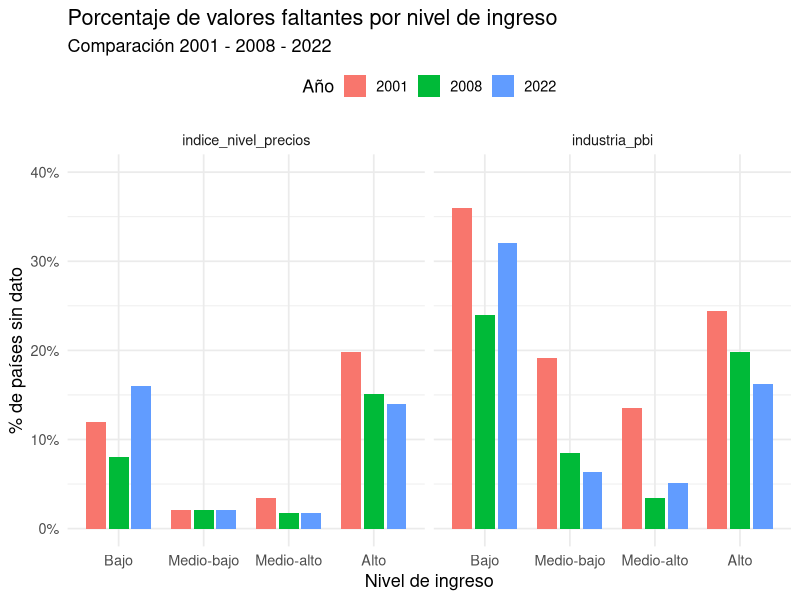

This chart was generated by the following R code: (Note: this script raises an error after producing the figure.)
#Script Graficos

# install.packages("scales")

library(readxl)
library(ggplot2)
library(tidyverse)
library(scales)

rm(list = ls())

wdi_limpio <- read.csv("output/data/wdi_limpio.csv")

wdi2 <- read.csv("output/data/wdi2.csv")

wdi_final <- read.csv("output/data/wdi_final.csv")

wdi_analisis <- wdi2 |> 
  filter(!is.na(industria_pbi))





wdi_2001 <- wdi2 |>
  filter(anio == 2001)
wdi_2008 <- wdi2 |>
  filter(anio == 2008)
wdi_2022<- wdi2 |>
  filter(anio == 2022)




#Tabla de variables faltantes por ingreso 
na_por_ingreso <- wdi2 |>
  group_by(ingreso2, anio) |>
  summarise(
    n = n(),
    na_industria_pbi = sum(is.na(industria_pbi)),
    pct_na_ind = na_industria_pbi / n,
    na_price_level = sum(is.na(indice_nivel_precios)),
    pct_na_price_level = na_price_level / n,
    .groups = "drop")

# Pasar a formato largo: una fila por ingreso-año-variable
#Creo la variable ingreso2, que contiene menos palabras para que el grafico quede bien
#La forma anterior esta al final del script pero creo que queda muy cargado de "ingreso" 
na_largo <- na_por_ingreso |>
  select(ingreso2, anio, pct_na_ind, pct_na_price_level) |>
  pivot_longer(
    cols = c(pct_na_ind, pct_na_price_level),
    names_to = "variable",
    values_to = "pct_na") |>
  mutate(variable = recode(variable,
                           pct_na_ind = "industria_pbi",
                           pct_na_price_level = "indice_nivel_precios"), 
         anio = factor(anio))

#Grafico datos faltantes por ingreso
grafico1 <- ggplot(na_largo, aes(x = ingreso2, y = pct_na, fill = anio)) +
  geom_col(position = position_dodge(width = 0.8), width = 0.7) +
  facet_wrap(~variable) +
  scale_x_discrete(limits = c("Bajo", "Medio-bajo", "Medio-alto", "Alto")) +
  scale_y_continuous(
    labels = scales::percent,
    limits = c(0, 0.4),
    breaks = seq(0, 1, 0.1)
  ) +
  labs(
    title = "Porcentaje de valores faltantes por nivel de ingreso",
    subtitle = "Comparación 2001 - 2008 - 2022",
    x = "Nivel de ingreso",
    y = "% de países sin dato",
    fill = "Año"
  ) +
  theme_minimal(base_size = 13) +
  theme(legend.position = "top")

print(grafico1)

ggsave(file.path("output/graficos", "datos_faltanes_ingreso.png"), 
       plot = grafico1, width = 12, height = 7, units = "in", dpi = 300)




#Grafico distribucion industria
grafico2 <- ggplot(wdi_analisis, aes(x = industria_pbi)) +
  geom_histogram(bins = 30, fill = "steelblue", color = "black", alpha = 0.8) +
  facet_wrap(~ anio, ncol = 1) + # Separa el gráfico por año
  labs(title = "Distribución global de la participación industrial",
       subtitle = "Frecuencia de países según el peso de su industria en el PBI",
       x = "Industria (% del PBI)", 
       y = "Cantidad de países") +
  theme_minimal()
print(grafico2)

ggsave(file.path("output/graficos", "histograma_industria.png"), plot = grafico2)


#Graficos plots industria_pbi y nivel de precios para 2001
#Plot 
#Correr de 90 a 103 para guardar en la carpeta graficos)
# png("output/graficos/plot_2001.png", width = 8, height = 6, units = "in", res = 300)

grafico3 <- plot(
  wdi_2001$indice_nivel_precios, wdi_2001$industria_pbi,
  pch = 19, col = rgb(0.2, 0.4, 0.7, 0.6),
  main = "Relacion entre industria y el nivel de precios (2001)",
  ylab = "% industria en el PBI",
  xlab = "Indice de nivel de precios"
)
grafico3 <- abline(lm(industria_pbi ~ indice_nivel_precios, data = wdi_2001), col = "darkred", lwd = 2)
r <- cor(wdi_2001$industria_pbi, wdi_2001$indice_nivel_precios, use = "complete.obs")
grafico3 <- legend("topleft", legend = paste("r =", round(r, 2)), bty = "n")

# dev.off()


#Graficos plots industria_pbi y nivel de precios para 2008

# png("output/graficos/plot_2008.png", width = 8, height = 6, units = "in", res = 300)

grafico3.1 <- plot(
  wdi_2008$indice_nivel_precios, wdi_2008$industria_pbi,
  pch = 19, col = rgb(0.2, 0.4, 0.7, 0.6),
  main = "Relacion entre industria y el nivel de precios (2008)",
  ylab = "% industria en el PBI",
  xlab = "Indice de nivel de precios"
)
grafico3.1 <- abline(lm(industria_pbi ~ indice_nivel_precios, data = wdi_2008), col = "darkred", lwd = 2)
r.1 <- cor(wdi_2008$industria_pbi, wdi_2008$indice_nivel_precios, use = "complete.obs")
grafico3.1 <- legend("topleft", legend = paste("r.1 =", round(r.1, 2)), bty = "n")

# dev.off()

#Plots industria_pbi y nivel de precios para 2008

# png("output/graficos/plot_2022.png", width = 8, height = 6, units = "in", res = 300)

grafico3.2 <- plot(
  wdi_2022$indice_nivel_precios, wdi_2022$industria_pbi,
  pch = 19, col = rgb(0.2, 0.4, 0.7, 0.6),
  main = "Relacion entre industria y el nivel de precios (2022)",
  ylab = "% industria en el PBI",
  xlab = "Indice de nivel de precios"
)
grafico3.2 <- abline(lm(industria_pbi ~ indice_nivel_precios, data = wdi_2022), col = "darkred", lwd = 2)
r.2 <- cor(wdi_2022$industria_pbi, wdi_2022$indice_nivel_precios, use = "complete.obs")
grafico3.2 <- legend("topleft", legend = paste("r.2 =", round(r.2, 2)), bty = "n")

# dev.off()





wdi_mediana <- wdi_limpio |> 
  filter(anio %in% 2001:2022)

wdi_latam <- wdi_mediana |> 
  filter(region == "Latin America & Caribbean") |> 
  select(anio, region, indice_nivel_precios)


wdi_asia <- wdi_mediana |> 
  filter(region == "East Asia & Pacific") |> 
  select(anio, region, indice_nivel_precios)

wdi_china <- wdi_mediana |>
  filter(pais == "China",
         anio %in% 2001:2022) |>
  mutate(region = "China") 

wdi_comparativo <- bind_rows(wdi_latam, wdi_asia, wdi_china)

medianas_evolucion <- wdi_comparativo |>
  group_by(anio, region) |>
  summarize(mediana_precios = median(indice_nivel_precios, na.rm = TRUE), 
    .groups = "drop")

grafico4 <- ggplot(medianas_evolucion, aes(x = anio, y = mediana_precios, color = region)) +
  geom_line(linewidth = 1.2) +
  geom_point(size = 2.5) +
  scale_color_manual(values = c("Latin America & Caribbean" = "#D9534F", 
                                "East Asia & Pacific" = "#5BC0DE",
                                "China" = "#27F52A")) +
  scale_x_continuous(limits = c(2001, 2022), breaks = seq(2001, 2022, by = 3)) +
  labs(
    title = "Evolución del Índice de Nivel de Precios (Medianas)",
    subtitle = "América Latina vs. Este de Asia y el Pacífico",
    x = "Año",
    y = "Índice de Nivel de Precios (Mediana)",
    color = "Región"
  ) +
  theme_minimal() +
  theme(
    legend.position = "bottom",
    plot.title = element_text(face = "bold")
  )

print(grafico4)

ggsave(file.path("output/graficos", "Evolucion_Indice_nivel_precios.png"), plot = grafico4)

cor(wdi_2001$industria_pbi, wdi_2001$indice_nivel_precios,
    use = "complete.obs")

# cor.test() agrega el test de significatividad y el intervalo de confianza
cor.test(wdi_2001$industria_pbi, wdi_2001$indice_nivel_precios)
#La correlacion es significativa al 1%









alta  <- wdi_2001$industria_pbi[wdi_2001$region == "East Asia & Pacific"]
baja  <- wdi_2001$industria_pbi[wdi_2001$region %in% c("Latin America & Caribbean", "")]

# png("output/graficos/histograma_industria_regiones_2001.png", width = 8, height = 6, units = "in", res = 300)

hist(baja, breaks = 15, col = rgb(1, 0, 0, 0.5), border = "white",
     xlim = c(0, 100), ylim = c(0, 12),
     main = "2001",
     xlab = "% industria en el PBI", ylab = "Cantidad de países")
hist(alta, breaks = 15, col = rgb(0, 0, 1, 0.5), border = "white", add = TRUE)

# dev.off()





alta1  <- wdi_2008$industria_pbi[wdi_2008$region == "East Asia & Pacific"]
baja1  <- wdi_2008$industria_pbi[wdi_2008$region %in% c("Latin America & Caribbean", "")]

# png("output/graficos/histograma_industria_regiones_2008.png", width = 8, height = 6, units = "in", res = 300)

hist(baja1, breaks = 15, col = rgb(1, 0, 0, 0.5), border = "white",
     xlim = c(0, 100), ylim = c(0, 12),
     main = "2008",
     xlab = "% industria en el PBI", ylab = "Cantidad de países")
hist(alta1, breaks = 15, col = rgb(0, 0, 1, 0.5), border = "white", add = TRUE)

# dev.off()


alta2  <- wdi_2022$industria_pbi[wdi_2022$region == "East Asia & Pacific"]
baja2  <- wdi_2022$industria_pbi[wdi_2022$region %in% c("Latin America & Caribbean", "")]

# png("output/graficos/histograma_industria_regiones_2022.png", width = 8, height = 6, units = "in", res = 300)

hist(baja2, breaks = 15, col = rgb(1, 0, 0, 0.5), border = "white",
     xlim = c(0, 100), ylim = c(0, 12),
     main = "2022",
     xlab = "% industria en el PBI", ylab = "Cantidad de países")
hist(alta2, breaks = 15, col = rgb(0, 0, 1, 0.5), border = "white", add = TRUE)

# dev.off()




variables <- c(
  "crecimiento_industria",
  "industria_pbi",
  "tipo_cambio_real_efectivo",
  "indice_nivel_precios",
  "empleo_industrial",
  "exportacion_manufactura",
  "gasto_gobierno_pbi",
  "gastos_totales_gob_pbi",
  "valor_agregado_trabajador",
  "ahorro_bruto_pbi",
  "credito_privado_pbi",
  "recursos_naturales",
  "pbi_per_capita",
  "pbi_millones",
  "ingreso2",
  "poblacion_mill")

variables <- intersect(variables, names(wdi2))

if (nrow(wdi2) == 0 || length(variables) == 0) {
  stop("No hay observaciones o variables disponibles.")
}

faltantes <- wdi2 %>%
  group_by(anio) %>%
  summarise(
    across(all_of(variables), ~sum(is.na(.x))),
    .groups = "drop") %>%
  pivot_longer(
    cols = -anio,
    names_to = "variable",
    values_to = "n_faltantes") %>%
  complete(
    variable = variables,
    fill = list(n_faltantes = 0)) %>%
  mutate(
    porcentaje = 100 * n_faltantes / nrow(wdi2))

totales <- faltantes %>%
  group_by(variable) %>%
  summarise(
    porcentaje_total = sum(porcentaje),
    .groups = "drop") %>%
  filter(porcentaje_total > 0) %>%
  arrange(porcentaje_total)

grafico_df <- faltantes %>%
  semi_join(totales, by = "variable") %>%
  mutate(
    variable = factor(variable, levels = totales$variable))

totales <- totales %>%
  mutate(variable = factor(variable, levels = variable))



grafico5 <-  ggplot(
  grafico_df,
  aes(x = porcentaje, y = variable, fill = factor(anio))) +
  geom_col(
    position = position_stack(reverse = TRUE),
    width = 0.7,
    color = "white",
    linewidth = 0.4) +
  geom_text(
    aes(label = ifelse(
      porcentaje >= 3,
      paste0(round(porcentaje, 1), "%"),"")),
    position = position_stack(
      vjust = 0.5,
      reverse = TRUE),
    size = 3.2) +
    geom_text(
    data = totales,
    aes(
      x = porcentaje_total,
      y = variable,
      label = paste0(round(porcentaje_total, 1), "%")),
    inherit.aes = FALSE,
    hjust = -0.2,
    size = 3.5) +
  scale_fill_manual(
    values = c(
      "2001" = "#FFE89C",
      "2008" = "#A8E7BC",
      "2022" = "#A8D5F7")) +
  scale_x_continuous(
    limits = c(0, 108),
    breaks = seq(0, 100, 20),
    labels = function(x) paste0(x, "%"),
    expand = c(0, 0)) +
  labs(
    title = "Porcentaje de datos faltantes por variable",
    subtitle = "Distribución de faltantes entre 2001, 2008 y 2022",
    x = "Porcentaje de datos faltantes",
    y = NULL,
    fill = "Año") +
  theme_minimal(base_size = 12) +
  theme(
    panel.grid.major.y = element_blank(),
    legend.position = "bottom",
    plot.title = element_text(face = "bold"),
    axis.text.y = element_text(size = 10))

print(grafico5)

ggsave(file.path("output/graficos", "datos_faltanes_vars.png"), 
       plot = grafico5, width = 12, height = 7, units = "in", dpi = 300)

#Ver que es distinto a "faltantes"




















# 1. Calculamos los totales por variable y año para la etiqueta final (el total al final de la barra)
#Es necesario correr desde 34 a 56
totales_na <- na_largo |>
  group_by(anio, variable) |>
  summarise(total_pct = sum(pct_na), .groups = "drop")

# 2. Creamos una función que genera el gráfico individual para un año específico
crear_grafico_anio <- function(anio_filtro) {
  
  # Filtramos los datos para el año que toca
  datos_anio <- na_largo |> filter(anio == anio_filtro)
  totales_anio <- totales_na |> filter(anio == anio_filtro)
  
  # Definimos un límite x dinámico para que el total no quede cortado por el margen
  limite_x <- max(totales_anio$total_pct) * 1.15
  
  ggplot(datos_anio, aes(y = reorder(variable, pct_na, sum), x = pct_na, fill = ingreso2)) +
    
    # Barras apiladas horizontalmente
    geom_col(color = "white", width = 0.6) +
    
    # Etiquetas de porcentaje dentro de cada segmento (oculta los < 1.5% para evitar superposición)
    geom_text(aes(label = ifelse(pct_na > 0.015, percent(pct_na, accuracy = 0.1), "")),
              position = position_stack(vjust = 0.5), size = 3.5) +
    
    # Etiqueta del total al final de la barra
    geom_text(data = totales_anio, 
              aes(x = total_pct, y = variable, label = percent(total_pct, accuracy = 0.1), fill = NULL),
              hjust = -0.2, size = 4) +
    
    # Escalas y formato (usando una paleta parecida a tu imagen de referencia)
    scale_x_continuous(labels = percent, limits = c(0, limite_x)) +
    scale_fill_manual(values = c("#fde293", "#a8e6b5", "#a9d0f5", "#dcdcdc")) + # Ajusta los colores según la cantidad de niveles de ingreso
    
    labs(
      title = paste("Porcentaje de datos faltantes por variable - Año", anio_filtro),
      subtitle = "Distribución de faltantes por nivel de ingreso",
      x = "Porcentaje de datos faltantes",
      y = "",
      fill = "Nivel de ingreso"
    ) +
    theme_minimal(base_size = 13) +
    theme(
      legend.position = "bottom",
      panel.grid.major.y = element_blank(),
      panel.grid.minor.y = element_blank(),
      plot.title = element_text(face = "bold"))}

# 3. Aplicamos la función para generar una lista con los gráficos separados
años_unicos <- unique(na_largo$anio)
graficos_separados <- lapply(años_unicos, crear_grafico_anio)
names(graficos_separados) <- años_unicos

# Para visualizar cada gráfico, simplemente llámalos por su año o índice:
print(graficos_separados[["2001"]])
print(graficos_separados[["2008"]])
print(graficos_separados[["2022"]])


#Creo que no va a ser muy util este graph









#Comparar distribucion por ingreso antes y despues de filtrar
#Antes de limpiar NAs
dist_ingreso <- wdi2 |>
  count(ingreso) |>
  mutate(pct = n / sum(n))

grafico6 <- ggplot(dist_ingreso, aes(x = reorder(ingreso, pct), y = pct)) +
  geom_col(fill = "steelblue", color = "black", alpha = 0.8) +
  scale_y_continuous(limits = c(0, 0.4),
    labels = scales::percent_format(accuracy = 1) # Formatea el eje Y como 10%, 20%, etc.
  ) +
  labs(
    title = "Distribución global por nivel de ingreso",
    subtitle = "Porcentaje de países en cada categoría sobre el total",
    x = "Nivel de ingreso",
    y = "Porcentaje del total de países"
  ) +
  theme_minimal(base_size = 18) +
  theme(
    axis.text.x = element_text(angle = 45, hjust = 1))

print(grafico6)


#Despues de filtrar NAs

dist_ingreso_filtr <- wdi_final |>
  count(ingreso) |>
  mutate(pct = n / sum(n))

grafico7 <- ggplot(dist_ingreso_filtr, aes(x = reorder(ingreso, pct), y = pct)) +
  geom_col(fill = "steelblue", color = "black", alpha = 0.8) +
  scale_y_continuous(limits = c(0, 0.4),
    labels = scales::percent_format(accuracy = 1) # Formatea el eje Y como 10%, 20%, etc.
  ) +
  labs(
    title = "Distribución global por nivel de ingreso (Base filtrada)",
    subtitle = "Porcentaje de países en cada categoría sobre el total",
    x = "Nivel de ingreso",
    y = "Porcentaje del total de países"
  ) +
  theme_minimal(base_size = 18) +
  theme(
    axis.text.x = element_text(angle = 45, hjust = 1) 
  )

print(grafico7)
#Se ve un menor porcentaje de paises de menor ingreso (sesgo) 




#Lo mismo pero por regiones
#Antes de filtrar 

dist_regiones <- wdi2 |>
  count(region) |>
  mutate(pct = n / sum(n))

grafico8 <- ggplot(dist_regiones, aes(x = reorder(region, pct), y = pct)) +
  geom_col(fill = "steelblue", color = "black", alpha = 0.8) +
  scale_y_continuous(limits = c(0, 0.35),
    labels = scales::percent_format(accuracy = 1) 
  ) +
  labs(
    title = "Distribución global por region",
    subtitle = "Porcentaje de países en cada categoría sobre el total",
    x = "Region",
    y = "Porcentaje del total de países"
  ) +
  theme_minimal(base_size = 18) +
  theme(
    axis.text.x = element_text(angle = 45, hjust = 1) 
  )

print(grafico8)


#Despues de filtrar

dist_regiones_filt <- wdi_final |>
  count(region) |>
  mutate(pct = n / sum(n))

grafico9 <- ggplot(dist_regiones, aes(x = reorder(region, pct), y = pct)) +
  geom_col(fill = "steelblue", color = "black", alpha = 0.8) +
  scale_y_continuous(limits = c(0, 0.35),
    labels = scales::percent_format(accuracy = 1) # Formatea el eje Y como 10%, 20%, etc.
  ) +
  labs(
    title = "Distribución global por regiones (base filtrada)",
    subtitle = "Porcentaje de países en cada categoría sobre el total",
    x = "Region",
    y = "Porcentaje del total de países"
  ) +
  theme_minimal(base_size = 18) +
  theme(
    axis.text.x = element_text(angle = 45, hjust = 1) 
  )

print(grafico9)

ggsave(file.path("output/graficos", "distribucion_ingresos_crudo.png"), 
       plot = grafico6, width = 12, height = 7, units = "in", dpi = 300)
ggsave(file.path("output/graficos", "distribucion_ingreso_filtro.png"), 
       plot = grafico7, width = 12, height = 7, units = "in", dpi = 300)
ggsave(file.path("output/graficos", "distribucion_region_crudo.png"), 
       plot = grafico8, width = 12, height = 7, units = "in", dpi = 300)
ggsave(file.path("output/graficos", "distribucion_region_filtro.png"), 
       plot = grafico9, width = 12, height = 7, units = "in", dpi = 300)
